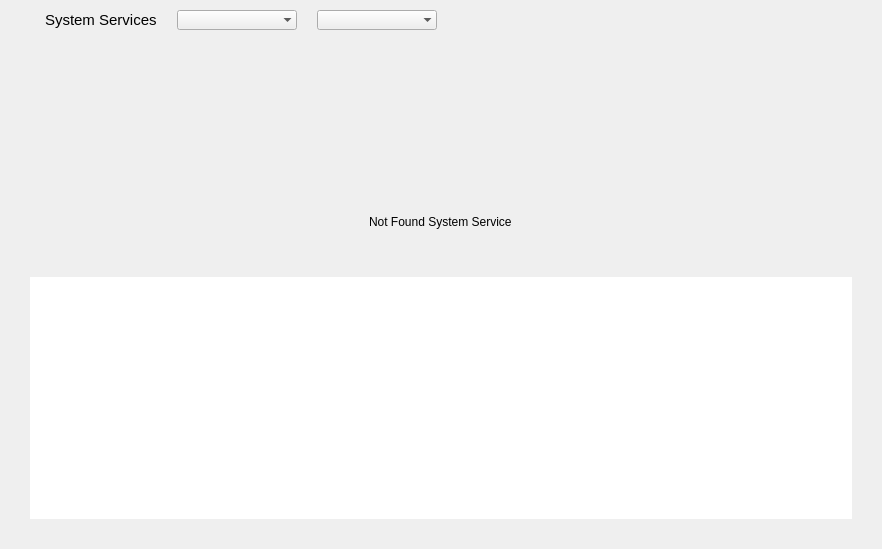
<?xml version="1.0" encoding="UTF-8"?>
<ui version="4.0">
 <class>ServicesPage</class>
 <widget class="QWidget" name="ServicesPage">
  <property name="geometry">
   <rect>
    <x>0</x>
    <y>0</y>
    <width>882</width>
    <height>549</height>
   </rect>
  </property>
  <property name="windowTitle">
   <string>Services</string>
  </property>
  <layout class="QVBoxLayout" name="verticalLayout_2">
   <property name="spacing">
    <number>0</number>
   </property>
   <property name="leftMargin">
    <number>0</number>
   </property>
   <property name="topMargin">
    <number>0</number>
   </property>
   <property name="rightMargin">
    <number>0</number>
   </property>
   <property name="bottomMargin">
    <number>0</number>
   </property>
   <item>
    <widget class="QWidget" name="verticalWidget" native="true">
     <property name="styleSheet">
      <string notr="true"/>
     </property>
     <layout class="QVBoxLayout" name="verticalLayout">
      <property name="spacing">
       <number>0</number>
      </property>
      <property name="leftMargin">
       <number>30</number>
      </property>
      <property name="topMargin">
       <number>10</number>
      </property>
      <property name="rightMargin">
       <number>30</number>
      </property>
      <property name="bottomMargin">
       <number>30</number>
      </property>
      <item>
       <layout class="QHBoxLayout" name="titlesLayout">
        <property name="spacing">
         <number>20</number>
        </property>
        <property name="leftMargin">
         <number>15</number>
        </property>
        <property name="rightMargin">
         <number>45</number>
        </property>
        <property name="bottomMargin">
         <number>5</number>
        </property>
        <item alignment="Qt::AlignLeft|Qt::AlignVCenter">
         <widget class="QLabel" name="servicesTitle">
          <property name="font">
           <font>
            <family>Ubuntu</family>
            <pointsize>11</pointsize>
           </font>
          </property>
          <property name="styleSheet">
           <string notr="true"/>
          </property>
          <property name="text">
           <string>System Services</string>
          </property>
         </widget>
        </item>
        <item>
         <widget class="QComboBox" name="cmbStartupStatus">
          <property name="minimumSize">
           <size>
            <width>120</width>
            <height>0</height>
           </size>
          </property>
          <property name="sizeAdjustPolicy">
           <enum>QComboBox::AdjustToMinimumContentsLength</enum>
          </property>
          <property name="frame">
           <bool>false</bool>
          </property>
         </widget>
        </item>
        <item>
         <widget class="QComboBox" name="cmbRunningStatus">
          <property name="minimumSize">
           <size>
            <width>120</width>
            <height>0</height>
           </size>
          </property>
          <property name="sizeAdjustPolicy">
           <enum>QComboBox::AdjustToMinimumContentsLength</enum>
          </property>
          <property name="frame">
           <bool>false</bool>
          </property>
         </widget>
        </item>
        <item>
         <spacer name="horizontalSpacer">
          <property name="orientation">
           <enum>Qt::Horizontal</enum>
          </property>
          <property name="sizeHint" stdset="0">
           <size>
            <width>40</width>
            <height>20</height>
           </size>
          </property>
         </spacer>
        </item>
        <item alignment="Qt::AlignLeft">
         <widget class="QLabel" name="serviceStartupImg">
          <property name="sizePolicy">
           <sizepolicy hsizetype="Fixed" vsizetype="Fixed">
            <horstretch>0</horstretch>
            <verstretch>0</verstretch>
           </sizepolicy>
          </property>
          <property name="minimumSize">
           <size>
            <width>20</width>
            <height>20</height>
           </size>
          </property>
          <property name="maximumSize">
           <size>
            <width>80</width>
            <height>16777215</height>
           </size>
          </property>
          <property name="font">
           <font>
            <family>Ubuntu</family>
            <pointsize>10</pointsize>
           </font>
          </property>
          <property name="toolTip">
           <string>Startup at boot ?</string>
          </property>
          <property name="styleSheet">
           <string notr="true"/>
          </property>
          <property name="text">
           <string/>
          </property>
         </widget>
        </item>
        <item>
         <spacer name="horizontalSpacer_2">
          <property name="orientation">
           <enum>Qt::Horizontal</enum>
          </property>
          <property name="sizeType">
           <enum>QSizePolicy::Fixed</enum>
          </property>
          <property name="sizeHint" stdset="0">
           <size>
            <width>40</width>
            <height>20</height>
           </size>
          </property>
         </spacer>
        </item>
        <item alignment="Qt::AlignRight">
         <widget class="QLabel" name="systemRunningImg">
          <property name="sizePolicy">
           <sizepolicy hsizetype="Fixed" vsizetype="Fixed">
            <horstretch>0</horstretch>
            <verstretch>0</verstretch>
           </sizepolicy>
          </property>
          <property name="minimumSize">
           <size>
            <width>20</width>
            <height>20</height>
           </size>
          </property>
          <property name="maximumSize">
           <size>
            <width>100</width>
            <height>16777215</height>
           </size>
          </property>
          <property name="font">
           <font>
            <family>Ubuntu</family>
            <pointsize>10</pointsize>
           </font>
          </property>
          <property name="toolTip">
           <string>Running Now ?</string>
          </property>
          <property name="styleSheet">
           <string notr="true"/>
          </property>
          <property name="text">
           <string/>
          </property>
         </widget>
        </item>
       </layout>
      </item>
      <item>
       <widget class="QWidget" name="notFoundWidget" native="true">
        <property name="sizePolicy">
         <sizepolicy hsizetype="Preferred" vsizetype="Expanding">
          <horstretch>0</horstretch>
          <verstretch>0</verstretch>
         </sizepolicy>
        </property>
        <property name="minimumSize">
         <size>
          <width>0</width>
          <height>200</height>
         </size>
        </property>
        <property name="maximumSize">
         <size>
          <width>16777215</width>
          <height>9999999</height>
         </size>
        </property>
        <property name="styleSheet">
         <string notr="true"/>
        </property>
        <layout class="QVBoxLayout" name="notFoundLayout">
         <property name="spacing">
          <number>0</number>
         </property>
         <property name="leftMargin">
          <number>0</number>
         </property>
         <property name="topMargin">
          <number>0</number>
         </property>
         <property name="rightMargin">
          <number>0</number>
         </property>
         <property name="bottomMargin">
          <number>0</number>
         </property>
         <item>
          <spacer name="verticalSpacer_2">
           <property name="orientation">
            <enum>Qt::Vertical</enum>
           </property>
           <property name="sizeType">
            <enum>QSizePolicy::Fixed</enum>
           </property>
           <property name="sizeHint" stdset="0">
            <size>
             <width>20</width>
             <height>180</height>
            </size>
           </property>
          </spacer>
         </item>
         <item alignment="Qt::AlignHCenter|Qt::AlignBottom">
          <widget class="QLabel" name="label">
           <property name="text">
            <string>Not Found System Service</string>
           </property>
          </widget>
         </item>
         <item>
          <spacer name="verticalSpacer">
           <property name="orientation">
            <enum>Qt::Vertical</enum>
           </property>
           <property name="sizeHint" stdset="0">
            <size>
             <width>20</width>
             <height>0</height>
            </size>
           </property>
          </spacer>
         </item>
        </layout>
       </widget>
      </item>
      <item>
       <widget class="QListWidget" name="serviceListWidget">
        <property name="focusPolicy">
         <enum>Qt::NoFocus</enum>
        </property>
        <property name="frameShape">
         <enum>QFrame::NoFrame</enum>
        </property>
        <property name="horizontalScrollBarPolicy">
         <enum>Qt::ScrollBarAlwaysOff</enum>
        </property>
        <property name="editTriggers">
         <set>QAbstractItemView::NoEditTriggers</set>
        </property>
        <property name="selectionMode">
         <enum>QAbstractItemView::NoSelection</enum>
        </property>
        <property name="selectionBehavior">
         <enum>QAbstractItemView::SelectRows</enum>
        </property>
        <property name="resizeMode">
         <enum>QListView::Adjust</enum>
        </property>
        <property name="layoutMode">
         <enum>QListView::Batched</enum>
        </property>
        <property name="spacing">
         <number>4</number>
        </property>
        <property name="uniformItemSizes">
         <bool>true</bool>
        </property>
       </widget>
      </item>
     </layout>
    </widget>
   </item>
  </layout>
 </widget>
 <resources/>
 <connections/>
</ui>
